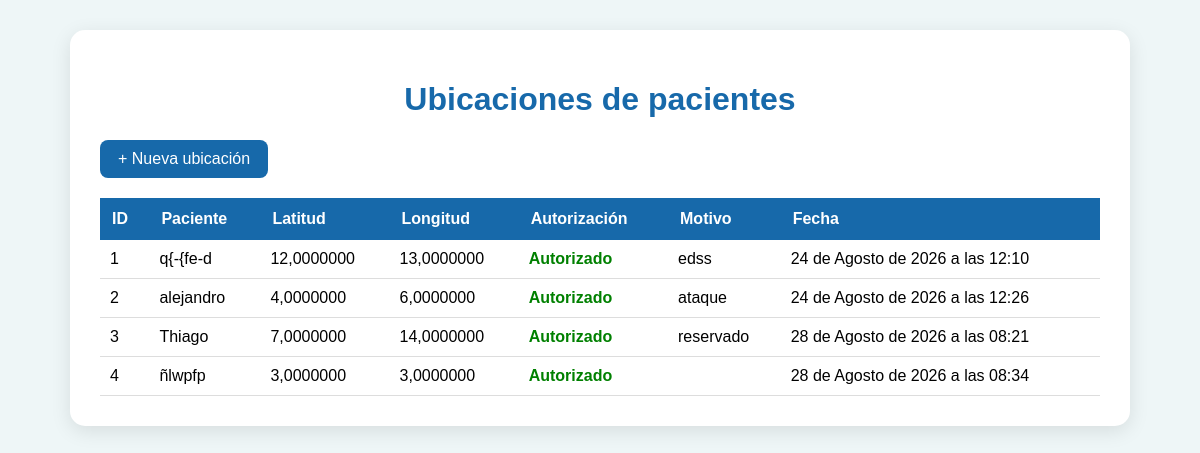
The page /alejandro/ubicaciones/ on the database its author committed.
### app_Alejandro_07/models.py (models this page shows, shortened)
class UbicacionPaciente(models.Model):
  paciente = models.CharField(max_length=100)
  latitud = models.DecimalField(max_digits=10, decimal_places=7)
  longitud = models.DecimalField(max_digits=10, decimal_places=7)
  autorizacion = models.BooleanField(default=False)
  motivo = models.CharField(max_length=200, blank=True, null=True)
  fecha_ubicacion = models.DateTimeField(auto_now_add=True)
  class Meta:
    app_label = 'app_Alejandro_07'

### app_Alejandro_07/views.py (the view)
# urls.py: path('ubicaciones/', views.listar_ubicaciones, name='listar_ubicaciones'),
def listar_ubicaciones(request):
    ubicaciones = UbicacionPaciente.objects.all()
    return render(
        request,
        "Alejandro_07/listar_ubicaciones.html",
        {
            "ubicaciones": ubicaciones
        }
    )

### app_Alejandro_07/templates/Alejandro_07/listar_ubicaciones.html (shortened to what this page needs)
<!DOCTYPE html>
<html lang="es">
<head>
</head>
<body>
<div class="contenedor">
    <h1>Ubicaciones de pacientes</h1>
    <a href="{% url 'registrar_ubicacion' %}" class="boton">
        + Nueva ubicación
    </a>
    <div class="tabla-contenedor">
        <table>
            <thead>
                <tr>
                    <th>ID</th>
                    <th>Paciente</th>
                    <th>Latitud</th>
                    <th>Longitud</th>
                    <th>Autorización</th>
                    <th>Motivo</th>
                    <th>Fecha</th>
                </tr>
            </thead>
            <tbody>
                {% for ubicacion in ubicaciones %}
                <tr>
                    <td>{{ ubicacion.id }}</td>
                    <td>{{ ubicacion.paciente }}</td>
                    <td>{{ ubicacion.latitud }}</td>
                    <td>{{ ubicacion.longitud }}</td>
                    <td>
                        {% if ubicacion.autorizacion %}
                            <span class="autorizado">Autorizado</span>
                        {% else %}
                            <span class="no-autorizado">No autorizado</span>
                        {% endif %}
                    </td>
                    <td>{{ ubicacion.motivo }}</td>
                    <td>{{ ubicacion.fecha_ubicacion }}</td>
                </tr>
                {% empty %}
                <tr>
                    <td colspan="7" class="sin-datos">
                        No hay ubicaciones registradas.
                    </td>
                </tr>
                {% endfor %}
            </tbody>
        </table>
    </div>
</div>
</body>
</html>

### app_Alejandro_07/templates/Alejandro_07/listar_ubicaciones.html (style rules this page uses)
body { font-family: Arial, sans-serif; background: #eef6f7; margin: 0; padding: 30px; }
.contenedor { max-width: 1000px; margin: auto; background: white; padding: 30px; border-radius: 15px; box-shadow: 0 5px 20px rgba(0,0,0,0.1); }
h1 { text-align: center; color: #1769aa; }
.boton { display: inline-block; padding: 10px 18px; background: #1769aa; color: white; text-decoration: none; border-radius: 8px; margin-bottom: 20px; }
.tabla-contenedor { overflow-x: auto; }
table { width: 100%; border-collapse: collapse; }
th { background: #1769aa; color: white; padding: 12px; text-align: left; }
td { padding: 10px; border-bottom: 1px solid #ddd; }
.autorizado { color: green; font-weight: bold; }

### rows shown on the page
UbicacionPaciente: id "1", paciente "q{-{fe-d", latitud "12,0000000", longitud "13,0000000", autorizacion "Autorizado", motivo "edss", fecha_ubicacion "24 de Agosto de 2026 a las 12:10"
UbicacionPaciente: id "2", paciente "alejandro", latitud "4,0000000", longitud "6,0000000", autorizacion "Autorizado", motivo "ataque", fecha_ubicacion "24 de Agosto de 2026 a las 12:26"
UbicacionPaciente: id "3", paciente "Thiago", latitud "7,0000000", longitud "14,0000000", autorizacion "Autorizado", motivo "reservado", fecha_ubicacion "28 de Agosto de 2026 a las 08:21"
UbicacionPaciente: id "4", paciente "ñlwpfp", latitud "3,0000000", longitud "3,0000000", autorizacion "Autorizado", fecha_ubicacion "28 de Agosto de 2026 a las 08:34"
